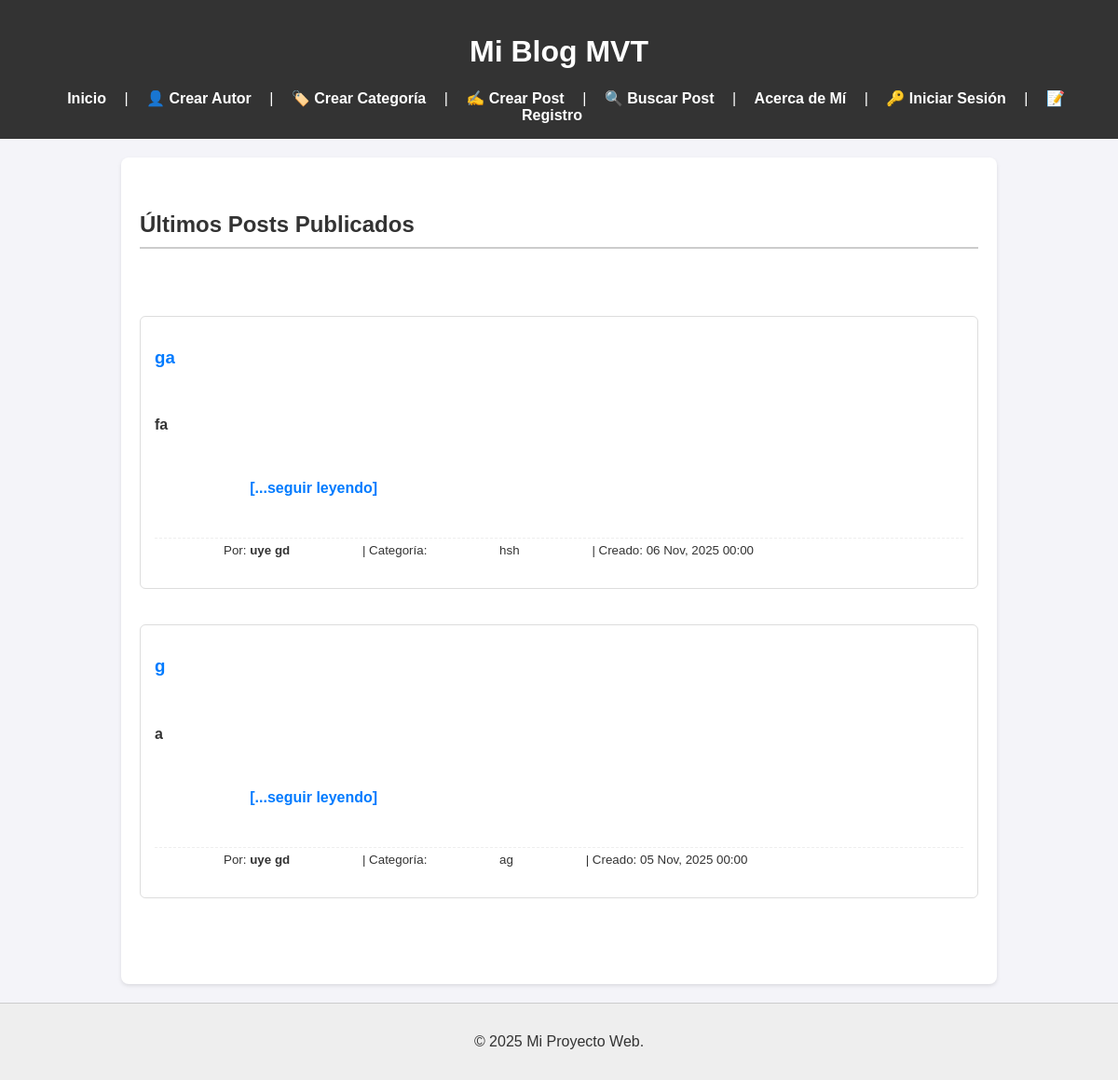
The app's page /, older data.
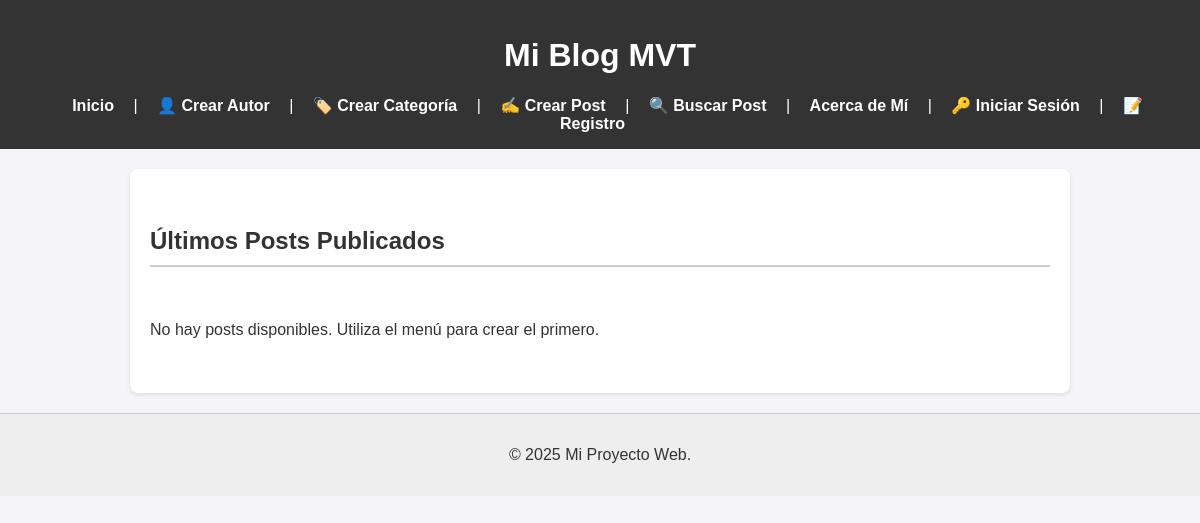
The same page, newer data.
### blog/models.py (models this page shows, shortened)
class Post(models.Model):
    titulo = models.CharField(max_length=100)
    subtitulo = models.CharField(max_length=200, default='Un artículo interesante para el blog.')
    contenido = models.TextField()
    imagen = models.ImageField(upload_to='posts/', null=True, blank=True)
    autor = models.ForeignKey(Autor, on_delete=models.CASCADE)
    categoria = models.ForeignKey(Categoria, on_delete=models.SET_NULL, null=True) # SET_NULL si eliminas una categoría
    fecha_creacion = models.DateTimeField(auto_now_add=True)
    creado_por = models.CharField(max_length=50, blank=True, null=True)
    class Meta:
        ordering = ['-fecha_creacion'] # Ordena por fecha de creación descendente

class Autor(models.Model):
    nombre = models.CharField(max_length=50)
    apellido = models.CharField(max_length=50)
    email = models.EmailField(unique=True)
    def __str__(self):
        return f"{self.nombre} {self.apellido}"
    class Meta:
        verbose_name_plural = "Autores"

class Categoria(models.Model):
    nombre = models.CharField(max_length=50, unique=True) # Recomendación: Las categorías suelen ser únicas
    descripcion = models.TextField(blank=True, null=True)
    def __str__(self):
        return self.nombre
    class Meta:
        verbose_name_plural = "Categorías"

### blog/views.py (the view)
# urls.py: path('', views.PostListView.as_view(), name='inicio'),
class PostListView(ListView):
    model = Post
    template_name = 'inicio.html'
    context_object_name = 'posts'
    queryset = Post.objects.all().order_by('-fecha_creacion')[:5]

### blog/templates/inicio.html (shortened to what this page needs)
{% extends "base.html" %}
{% block contenido_que_cambia %}
    <h2>Últimos Posts Publicados</h2>
    {% if posts %}
        <ul style="list-style: none; padding: 0;">
        {% for post in posts %}
            <li style="border: 1px solid #ddd; padding: 15px; margin-bottom: 20px; border-radius: 6px;">
                <a href="{% url 'detalle_post' post.pk %}" style="text-decoration: none; color: #333;">
                    <h3 style="color: #007bff; margin-top: 0;">{{ post.titulo }}</h3>
                    <p style="font-weight: bold;">{{ post.subtitulo }}</p>
                    <p>{{ post.contenido|truncatechars:200 }}
                       <span style="color: #007bff; font-weight: bold;">[...seguir leyendo]</span>
                    </p>
                </a>
                <small style="display: block; margin-top: 10px; border-top: 1px dashed #eee; padding-top: 5px;">
                    Por: <strong>{{ post.autor }}</strong>
                    | Categoría:
                    {{ post.categoria|default:"Sin Categoría" }}
                    | Creado: {{ post.fecha_creacion|date:"d M, Y H:i" }}
                </small>
            </li>
        {% endfor %}
        </ul>
    {% else %}
        <p>No hay posts disponibles. Utiliza el menú para crear el primero.</p>
    {% endif %}
{% endblock %}

### blog/templates/base.html (shortened to what this page needs)
<!DOCTYPE html>
<head>
</head>
<body>
    <header>
    <h1>Mi Blog MVT</h1>
    <nav>
    <a href="{% url 'inicio' %}">Inicio</a> |
    <a href="{% url 'crear_autor' %}">👤 Crear Autor</a> |
    <a href="{% url 'crear_categoria' %}">🏷️ Crear Categoría</a> |
    <a href="{% url 'crear_post' %}">✍️ Crear Post</a> |
    <a href="{% url 'buscar_post' %}">🔍 Buscar Post</a> |
    <a href="{% url 'about' %}">Acerca de Mí</a>
    |
    {% if user.is_authenticated %}
        <a href="{% url 'bandeja_entrada' %}">📥 Mensajes</a> |
        <a href="{% url 'enviar_mensaje' %}">✉️ Enviar</a> |
        <a href="{% url 'perfil' %}">👋 Perfil de **{{ user.username }}**</a> |
        <a href="{% url 'editarPerfil' %}">⚙️ Editar</a> |
        <a href="{% url 'logout' %}">🚪 Cerrar Sesión</a>
    {% else %}
        <a href="{% url 'login' %}">🔑 Iniciar Sesión</a> |
        <a href="{% url 'registro' %}">📝 Registro</a>
    {% endif %}
</nav>
</header>
    <main>
        {% block contenido_que_cambia %}
        {% endblock %}
    </main>
    <footer>
        <p>&copy; {% now "Y" %} Mi Proyecto Web.</p>
    </footer>
</body>
</html>

### blog/templates/base.html (style rules this page uses)
body { font-family: Arial, sans-serif; margin: 0; padding: 0; background-color: #f4f4f9; color: #333; }
header { background-color: #333; color: white; padding: 1em; text-align: center; }
nav a { color: white; margin: 0 15px; text-decoration: none; font-weight: bold; }
main { padding: 20px; max-width: 900px; margin: 20px auto; background-color: white; border-radius: 8px; box-shadow: 0 2px 4px rgba(0,0,0,0.1); }
footer { text-align: center; padding: 1em; background-color: #eee; border-top: 1px solid #ccc; margin-top: 20px; }
h2 { border-bottom: 2px solid #ccc; padding-bottom: 10px; }

Row changes from the older to the newer data that the page shows:
removed Post: titulo "ga", subtitulo "fa", autor "uye gd", categoria "hsh", fecha_creacion "06 Nov, 2025 00:00"
removed Post: titulo "g", subtitulo "a", autor "uye gd", categoria "ag", fecha_creacion "05 Nov, 2025 00:00"
Text that changed along with them:
text now shown: "No hay posts disponibles. Utiliza el menú para crear el primero."
